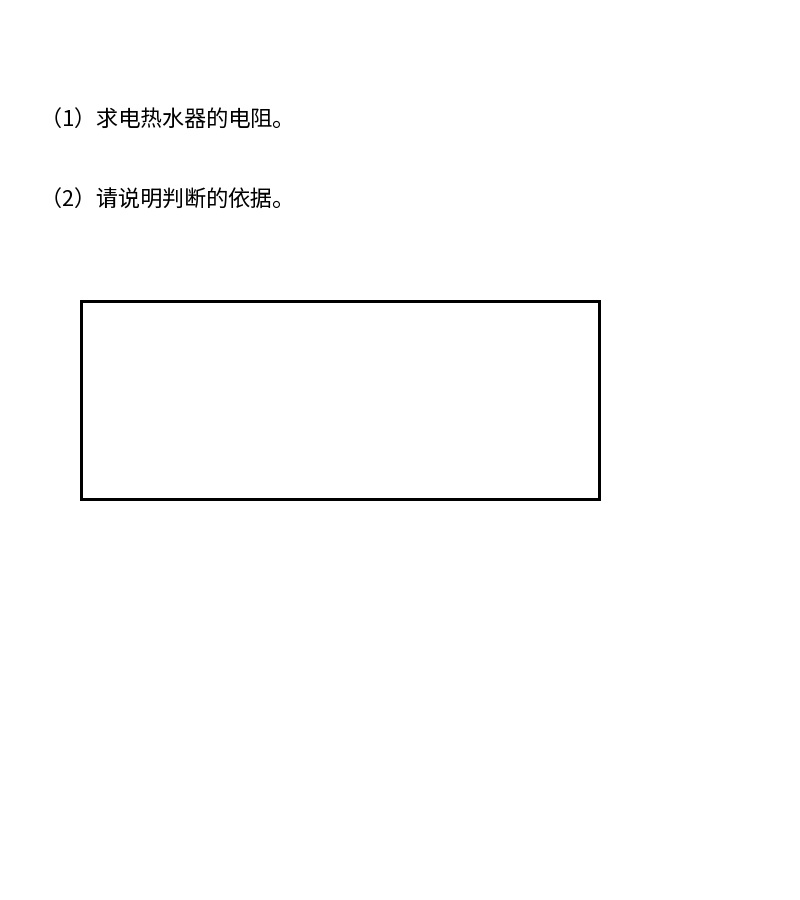
#> input picture examples/input/synthetic_continuation.jpg, 800 x 900 px
$ python -i document_preprocess.py   (imports and definitions only)
#> lines starting #> are read from the running program, lines starting #| are printed output that depends on the picture; after the words box and inside, x2 and y2 are one past the last pixel; in counts of white or black regions, pixels touching at a corner belong together
#> further down, picture is the input picture: shape (900, 800, 3); min 0, max 255, mean 252.5
"""Optional geometric/illumination preparation, with inverse pixel mapping.

Uses generic OpenCV operations, no CamScanner binary or recovered source.
Large unambiguous page contours only; internal tables and edge-cut pages abstain.
"""
import cv2
import numpy as np
from PIL import Image

def page_quad(rgb):
    h,w=rgb.shape[:2]
#> h = 900; w = 800
    scale=min(1,800/max(h,w));small=cv2.resize(rgb,(round(w*scale),round(h*scale)))
#> after `scale = min(1, 800 / max(h, w))`: scale = 0.889
    gray=cv2.cvtColor(small,cv2.COLOR_RGB2GRAY)
    _,mask=cv2.threshold(cv2.GaussianBlur(gray,(5,5),0),0,255,cv2.THRESH_BINARY+cv2.THRESH_OTSU)
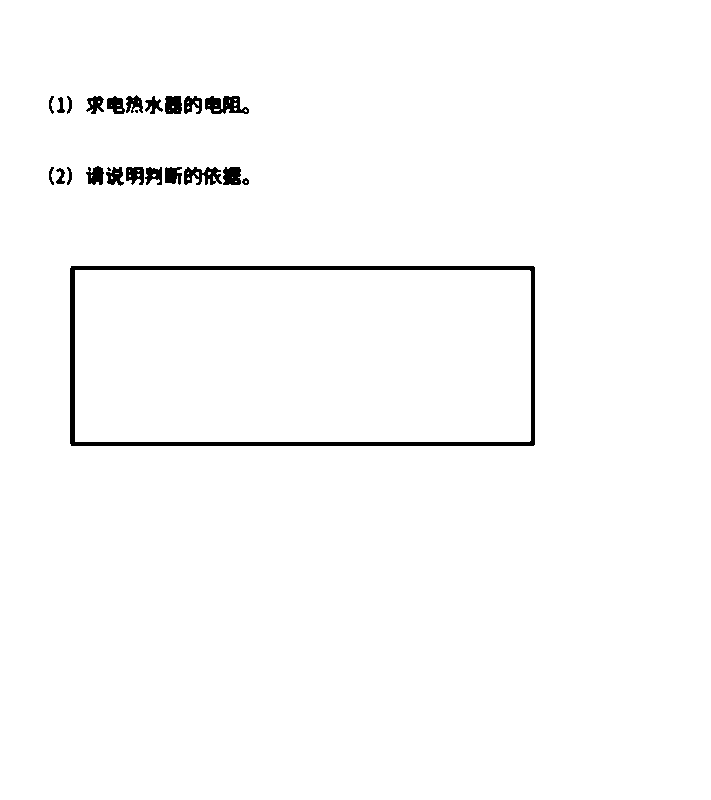
#> mask: shape (800, 711); 98.4% white; 24 black regions (2 under 20 px), largest, box (x1, y1, x2, y2) and area: (70, 266, 535, 446) 5264, (205, 96, 249, 114) 513, (184, 167, 222, 185) 420
    mask=cv2.morphologyEx(mask,cv2.MORPH_CLOSE,np.ones((7,7),np.uint8))
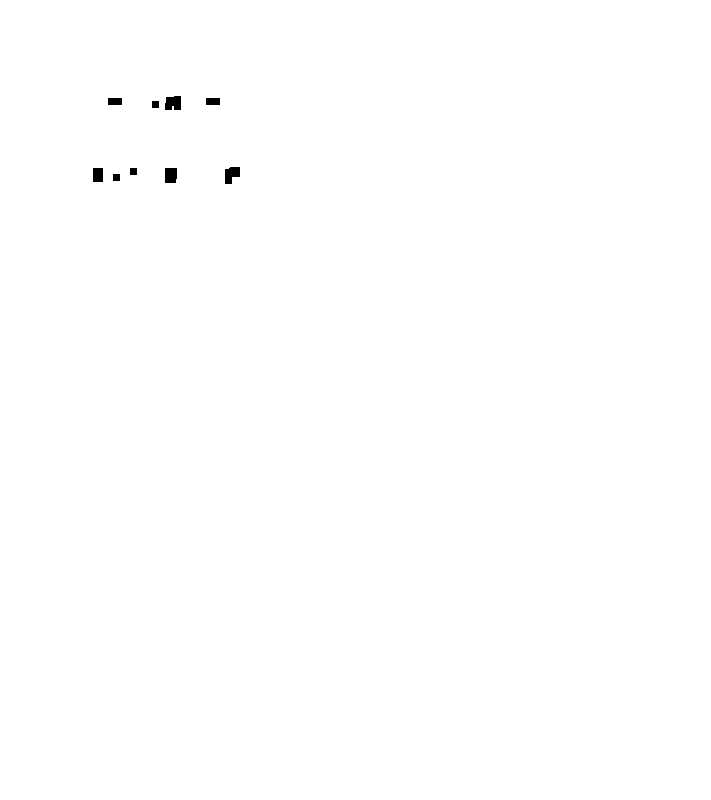
#> mask: shape (800, 711); 99.8% white; 9 black regions, largest, box (x1, y1, x2, y2) and area: (165, 96, 181, 110) 201, (225, 167, 240, 184) 190, (165, 168, 177, 183) 176
    contours,_=cv2.findContours(mask,cv2.RETR_EXTERNAL,cv2.CHAIN_APPROX_SIMPLE)
#> contours = [[[0, 0], [0, 799], [710, 799], [710, 0]]]
    candidates=[]
    for contour in contours:
        area=cv2.contourArea(contour)
        if not .55*gray.size<area<.94*gray.size:continue
        poly=cv2.approxPolyDP(contour,.02*cv2.arcLength(contour,True),True)
        if len(poly)!=4 or not cv2.isContourConvex(poly):continue
        q=poly[:,0,:].astype(np.float32)
        if q[:,0].min()<3 or q[:,1].min()<3 or q[:,0].max()>gray.shape[1]-4 or q[:,1].max()>gray.shape[0]-4:continue
        # Image must show a materially darker exterior on all four corners.
        corners=[gray[:12,:12],gray[:12,-12:],gray[-12:,:12],gray[-12:,-12:]]
        inside=np.zeros_like(gray);cv2.fillConvexPoly(inside,q.astype(np.int32),255)
        paper=float(np.percentile(gray[inside>0],75))
        if any(float(np.median(c))>paper-25 for c in corners):continue
        center=q.mean(axis=0);q=q[np.argsort(np.arctan2(q[:,1]-center[1],q[:,0]-center[0]))]
        q=np.roll(q,-int(np.argmin(q.sum(axis=1))),axis=0)/scale
        # Expand into background so strokes on page edges are never trimmed.
        q=q.mean(axis=0)+(q-q.mean(axis=0))*1.025
        if q[:,0].min()<0 or q[:,1].min()<0 or q[:,0].max()>=w or q[:,1].max()>=h:continue
        candidates.append(q)
#> this loop made 1 pass
#> (contour, area) on pass 1: ([[0, 0], [0, 799], [710, 799], [710, 0]], 567290)
#> after the loop, candidates = []
    return candidates[0] if len(candidates)==1 else None

# [43 lines left out: functions prepare_document, restore_rows, not called in this run]

>>> import cv2
>>> picture = cv2.cvtColor(cv2.imread('examples/input/synthetic_continuation.jpg'), cv2.COLOR_BGR2RGB)
>>> result = page_quad(picture)

$ run again, on examples/input/synthetic_two_columns.jpg
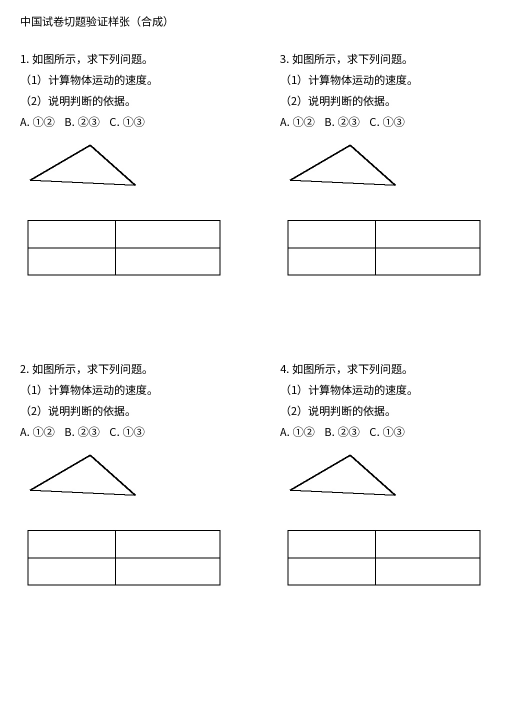
#> input picture examples/input/synthetic_two_columns.jpg, 1040 x 1440 px (shown at 1/2 size)
#> picture is the input picture: shape (1440, 1040, 3); min 0, max 255, mean 248.5
#> in page_quad, `_,mask=cv2.threshold(cv2.GaussianBlur(gray,(5,5),0),0,255,cv2.THRESH_B..`:
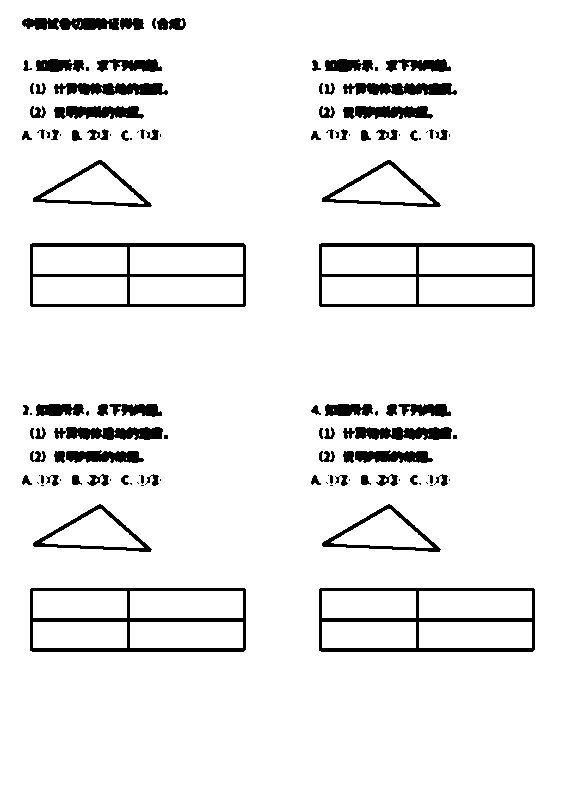
#> mask: shape (800, 578); 93.2% white; 119 black regions (39 under 20 px), largest, box (x1, y1, x2, y2) and area: (30, 588, 246, 652) 2846, (319, 588, 535, 652) 2846, (30, 243, 246, 307) 2639
#> in page_quad, `mask=cv2.morphologyEx(mask,cv2.MORPH_CLOSE,np.ones((7,7),np.uint8))`:
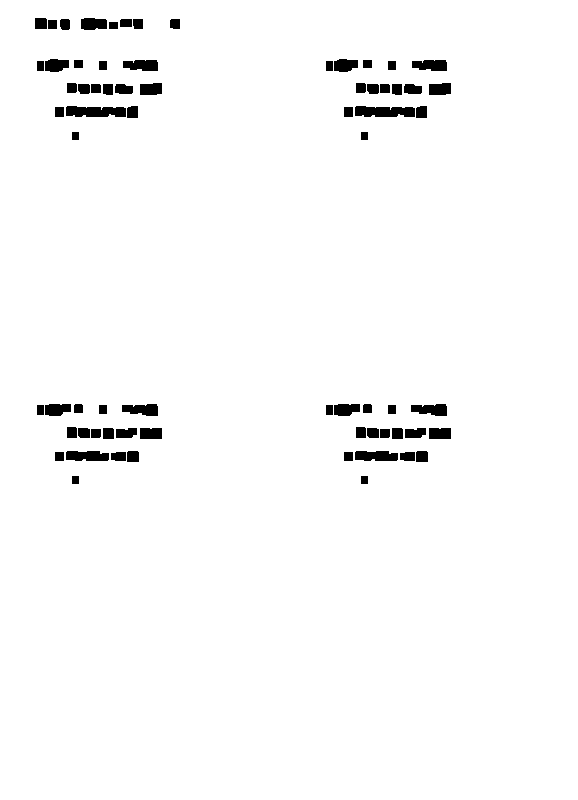
#> mask: shape (800, 578); 97.7% white; 70 black regions, largest, box (x1, y1, x2, y2) and area: (66, 106, 126, 117) 567, (355, 106, 415, 117) 567, (66, 451, 109, 461) 383
#> contours = [[[0, 0], [0, 799], [577, 799], [577, 0]]]
#> the loop in page_quad, `for contour in contours:` made 1 pass
#> (contour, area) on pass 1: ([[0, 0], [0, 799], [577, 799], [577, 0]], 461023)
#> after the loop in page_quad, `for contour in contours:`: candidates = []
